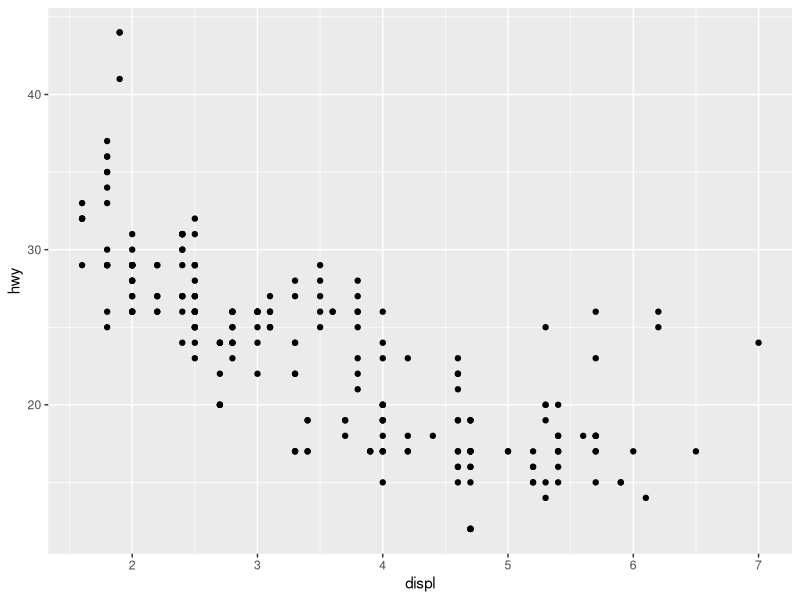
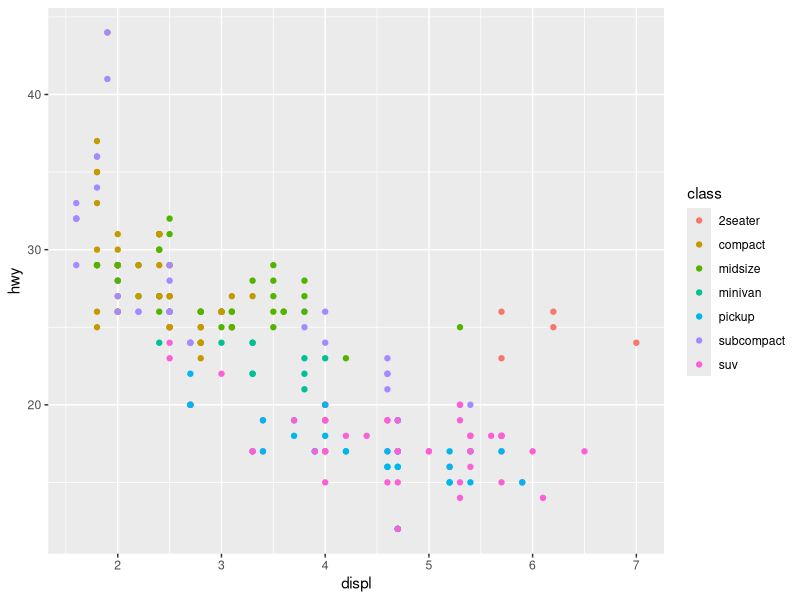
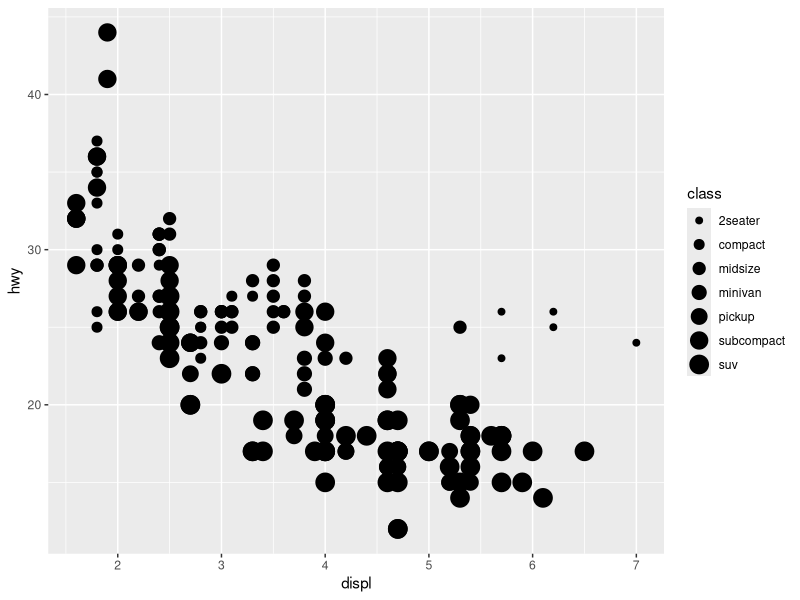
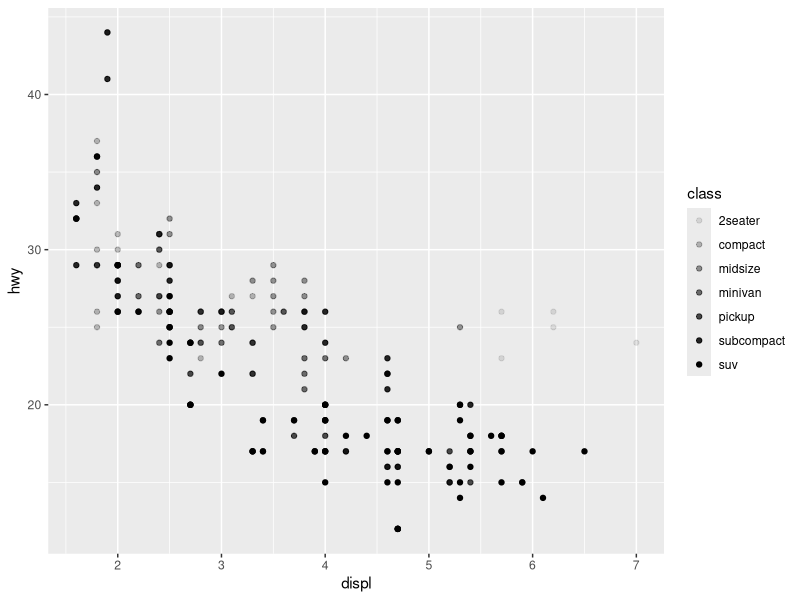
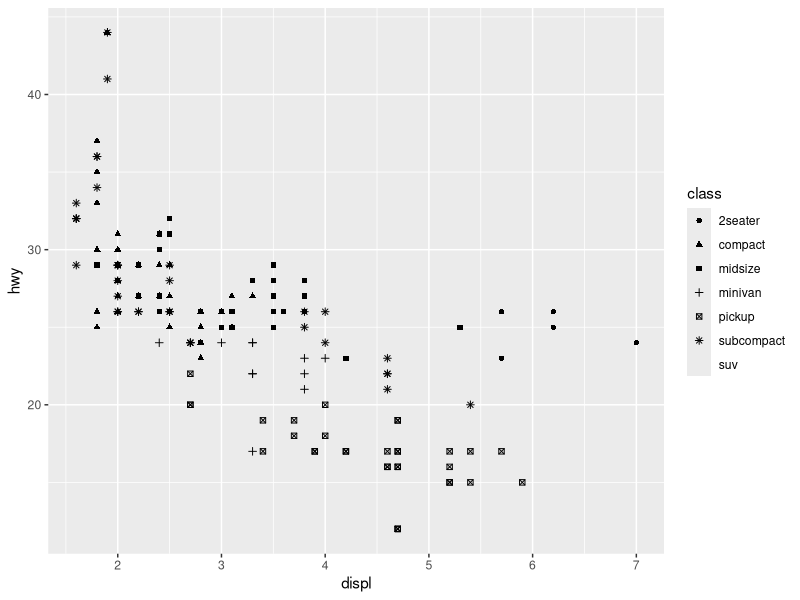
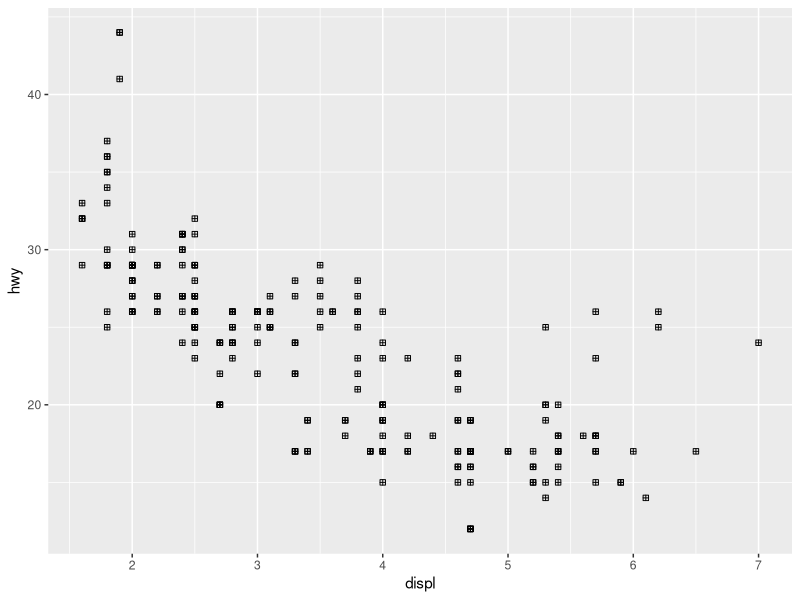
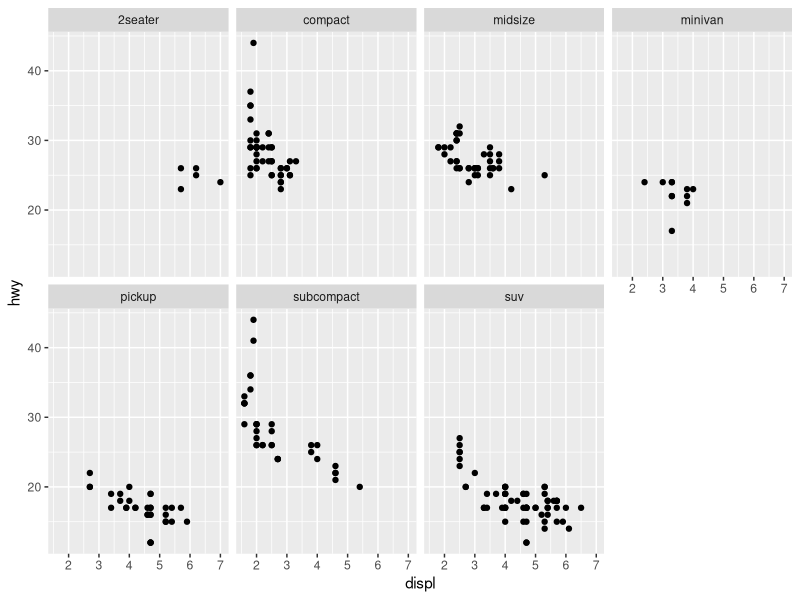
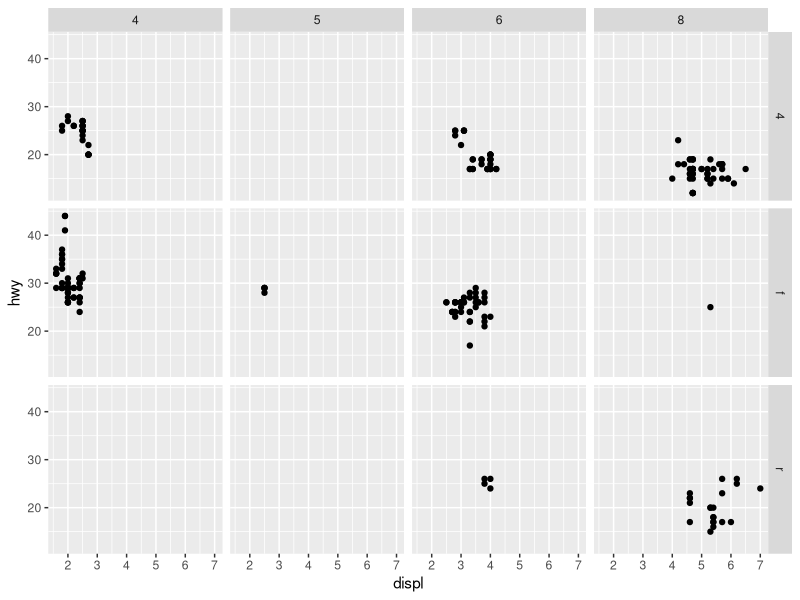

R code for these plots, in order:
## ---- chunk 1

library(tidyverse)

mpg

# Creating a graph

ggplot(data = mpg) + 
  geom_point(mapping = aes(x = displ, y = hwy))


## ---- chunk 2

# Differentiating by color
ggplot(data = mpg) + 
  geom_point(mapping = aes(x = displ, y = hwy, color = class))


# Differentiating by size
ggplot(data = mpg) + 
  geom_point(mapping = aes(x = displ, y = hwy, size = class))

# Differentiating by transparency
ggplot(data = mpg) + 
  geom_point(mapping = aes(x = displ, y = hwy, alpha = class))

# Differentiating by shape
ggplot(data = mpg) + 
  geom_point(mapping = aes(x = displ, y = hwy, shape = class))

## ---- chunk 3

ggplot(data = mpg) + 
  geom_point(mapping = aes(x = displ, y = hwy), shape = 12)

## ---- chunk 4

# Faceting
ggplot(data = mpg) + 
  geom_point(mapping = aes(x = displ, y = hwy)) + 
  facet_wrap(~ class, nrow = 2)


ggplot(data = mpg) + 
  geom_point(mapping = aes(x = displ, y = hwy)) + 
  facet_grid(drv ~ cyl)

## ---- chunk 5

# Plotting a point
ggplot(data = mpg) + 
  geom_point(mapping = aes(x = displ, y = hwy))

#Plotting a line
ggplot(data = mpg) + 
  geom_smooth(mapping = aes(x = displ, y = hwy))

## ---- chunk 6

# Plotting a point
ggplot(data = mpg) + 
  geom_point(mapping = aes(x = displ, y = hwy))

#Plotting a line
ggplot(data = mpg) + 
  geom_smooth(mapping = aes(x = displ, y = hwy))

# Adding multiple geom functions
ggplot(data = mpg) + 
  geom_point(mapping = aes(x = displ, y = hwy, color = drv)) +
  geom_smooth(mapping = aes(x = displ, y = hwy))

## ---- chunk 7

demo <- tribble(
  ~cut,         ~freq,
  "Fair",       1610,
  "Good",       4906,
  "Very Good",  12082,
  "Premium",    13791,
  "Ideal",      21551
)


# Plot by count
ggplot(data = demo) +
  geom_bar(mapping = aes(x = cut, y = freq), stat = "identity")

# Plot by proportion
ggplot(data = diamonds) + 
  geom_bar(mapping = aes(x = cut, y = ..prop.., group = 1))

# Plot by summary
ggplot(data = diamonds) + 
  stat_summary(
    mapping = aes(x = cut, y = depth),
    fun.ymin = min,
    fun.ymax = max,
    fun.y = median
  )

## ---- chunk 8

# Stacked by clarity
ggplot(data = diamonds) + 
  geom_bar(mapping = aes(x = cut, fill = clarity))

# Transparency
ggplot(data = diamonds, mapping = aes(x = cut, fill = clarity)) + 
  geom_bar(alpha = 1/5, position = "identity")

#Stacked proportion bars
ggplot(data = diamonds) + 
  geom_bar(mapping = aes(x = cut, fill = clarity), position = "fill")

# Overlapping objects
ggplot(data = diamonds) + 
  geom_bar(mapping = aes(x = cut, fill = clarity), position = "dodge")

## ---- chunk 9

ggplot(data = mpg, mapping = aes(x = class, y = hwy)) + 
  geom_boxplot()

ggplot(data = mpg, mapping = aes(x = class, y = hwy)) + 
  geom_boxplot() +
  coord_flip()

## ---- chunk 10

# Using coordinate quickmaps

nz <- map_data("nz")

ggplot(nz, aes(long, lat, group = group)) +
  geom_polygon(fill = "white", colour = "black")

ggplot(nz, aes(long, lat, group = group)) +
  geom_polygon(fill = "white", colour = "black") +
  coord_quickmap()

## ---- chunk 11

# Using polar coordinates

bar <- ggplot(data = diamonds) + 
  geom_bar(
    mapping = aes(x = cut, fill = cut), 
    show.legend = FALSE,
    width = 1
  ) + 
  theme(aspect.ratio = 1) +
  labs(x = NULL, y = NULL)

bar + coord_flip()
bar + coord_polar()

